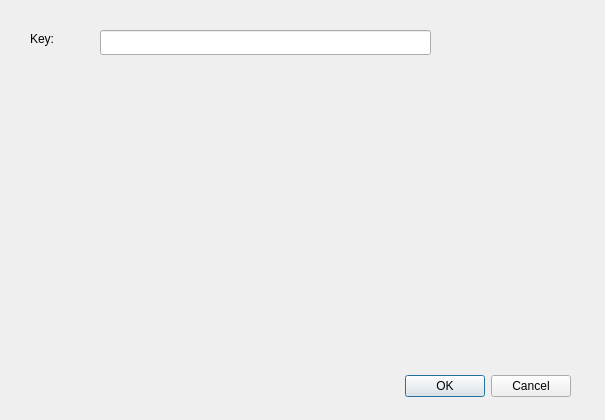
<?xml version="1.0" encoding="UTF-8"?>
<ui version="4.0">
 <class>DialogSystemCustomStructureElement</class>
 <widget class="QDialog" name="DialogSystemCustomStructureElement">
  <property name="geometry">
   <rect>
    <x>0</x>
    <y>0</y>
    <width>605</width>
    <height>420</height>
   </rect>
  </property>
  <property name="windowTitle">
   <string>Dialog</string>
  </property>
  <widget class="QDialogButtonBox" name="buttonBox">
   <property name="geometry">
    <rect>
     <x>230</x>
     <y>370</y>
     <width>341</width>
     <height>32</height>
    </rect>
   </property>
   <property name="orientation">
    <enum>Qt::Horizontal</enum>
   </property>
   <property name="standardButtons">
    <set>QDialogButtonBox::Cancel|QDialogButtonBox::Ok</set>
   </property>
  </widget>
  <widget class="QLabel" name="label">
   <property name="geometry">
    <rect>
     <x>30</x>
     <y>30</y>
     <width>67</width>
     <height>17</height>
    </rect>
   </property>
   <property name="text">
    <string>Key:</string>
   </property>
  </widget>
  <widget class="QLineEdit" name="lineEdit">
   <property name="geometry">
    <rect>
     <x>100</x>
     <y>30</y>
     <width>331</width>
     <height>25</height>
    </rect>
   </property>
  </widget>
 </widget>
 <resources/>
 <connections>
  <connection>
   <sender>buttonBox</sender>
   <signal>accepted()</signal>
   <receiver>DialogSystemCustomStructureElement</receiver>
   <slot>accept()</slot>
   <hints>
    <hint type="sourcelabel">
     <x>248</x>
     <y>254</y>
    </hint>
    <hint type="destinationlabel">
     <x>157</x>
     <y>274</y>
    </hint>
   </hints>
  </connection>
  <connection>
   <sender>buttonBox</sender>
   <signal>rejected()</signal>
   <receiver>DialogSystemCustomStructureElement</receiver>
   <slot>reject()</slot>
   <hints>
    <hint type="sourcelabel">
     <x>316</x>
     <y>260</y>
    </hint>
    <hint type="destinationlabel">
     <x>286</x>
     <y>274</y>
    </hint>
   </hints>
  </connection>
 </connections>
</ui>
